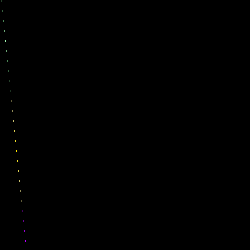
Frame 1 (no input)
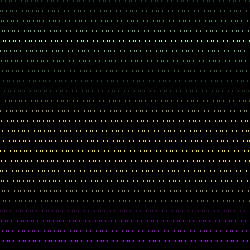
Frame 60 (the mouse pressed at the canvas centre just before this capture)
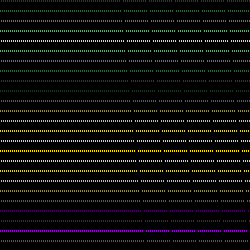
Frame 120 (the mouse held since frame 60 and released just before this capture)

The Processing sketch that drew these frames (run headless with seeded random() and noise(); from frame 60 on, the mouse is pressed at the canvas centre):

// Processing sketch: processing_18486
// ── processing_18486.pde

void setup() {
  size(250, 250);
  background(0);
  noStroke();
  frameRate(50);	
  smooth();
}

int a = 0;


void draw() {
      stroke(28, 49, 32);
      rect(a++%width, -10, 0, 1); 
      stroke(37, 64, 42);
      rect(a++%width, 0, 0, 1);
      stroke(54, 95, 62);
      rect(a++%width, 10, 0, 1);
      stroke(73, 131, 84);
      rect(a++%width, 20, 0, 1);
      stroke(108, 165, 119);
      rect(a++%width, 30, 0, 1);
  stroke(159, 242, 175);
  rect(a++%width, 40, 0, 1);
  stroke(108, 165, 119);
  rect(a++%width, 50, 0, 1); 
  stroke(73, 131, 84);
  rect(a++%width, 60, 0, 1);
  stroke(54, 95, 62);
  rect(a++%width, 70, 0, 1);
  stroke(37, 64, 42);
  rect(a++%width, 80, 0, 1);
  stroke(28, 49, 32);
  rect(a++%width, 90, 0, 1);
  stroke(95, 91, 55);
  rect(a++%width, 100, 0, 1);
  stroke(144, 138, 85);
  rect(a++%width, 110, 0, 1);
  stroke(201, 192, 110);
  rect(a++%width, 120, 0, 1);
  stroke(219, 206, 82);
  rect(a++%width, 130, 0, 1);
  stroke(240, 220, 39);
  rect(a++%width, 140, 0, 1);
  stroke(255, 230, 0);
  rect(a++%width, 150, 0, 1);
    stroke(240, 220, 39);
    rect(a++%width, 160, 0, 1);
    stroke(219, 206, 82);
    rect(a++%width, 170, 0, 1);
    stroke(201, 192, 110);
    rect(a++%width, 180, 0, 1);
    stroke(144, 138, 85);
    rect(a++%width, 190, 0, 1);
    stroke(95, 91, 55);
    rect(a++%width, 200, 0, 1);
    stroke(65, 2, 90);
    rect(a++%width, 210, 0, 1);
    stroke(106, 4, 147);
    rect(a++%width, 220, 0, 1);
    stroke(152, 4, 211);
    rect(a++%width, 230, 0, 1);
    stroke(182, 0, 255);
    rect(a++%width, 240, 0, 1);
}
